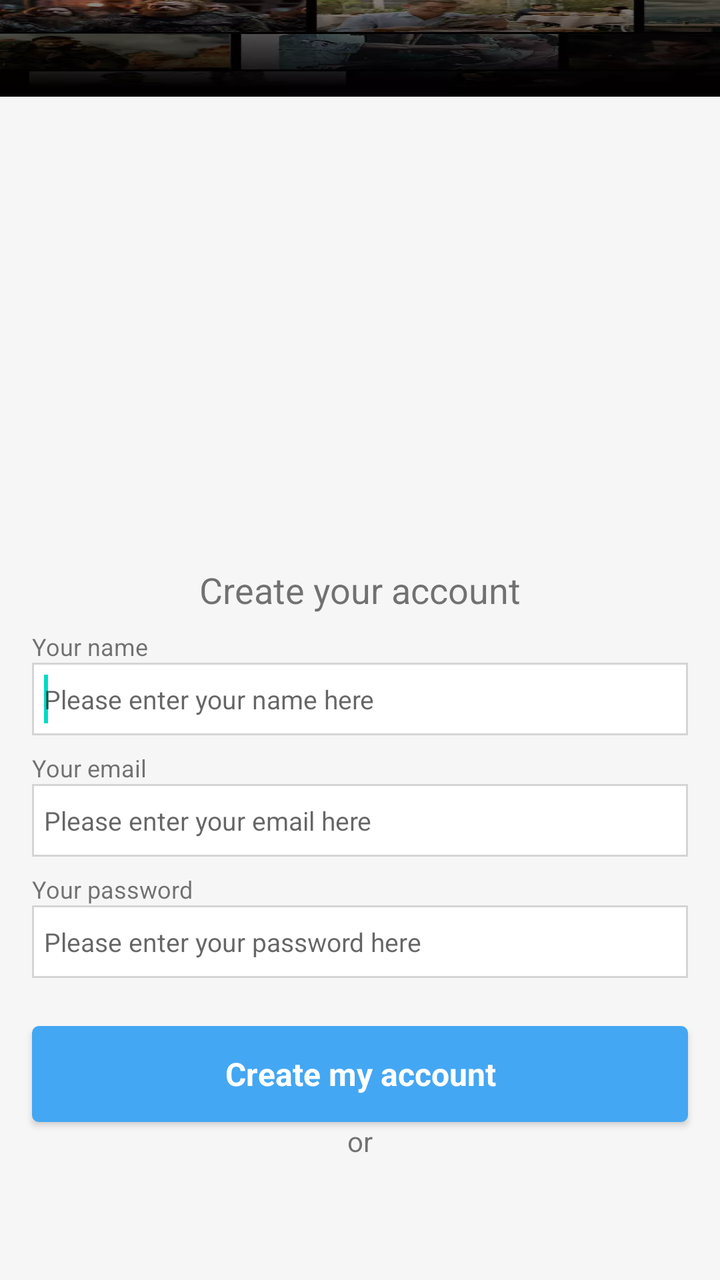
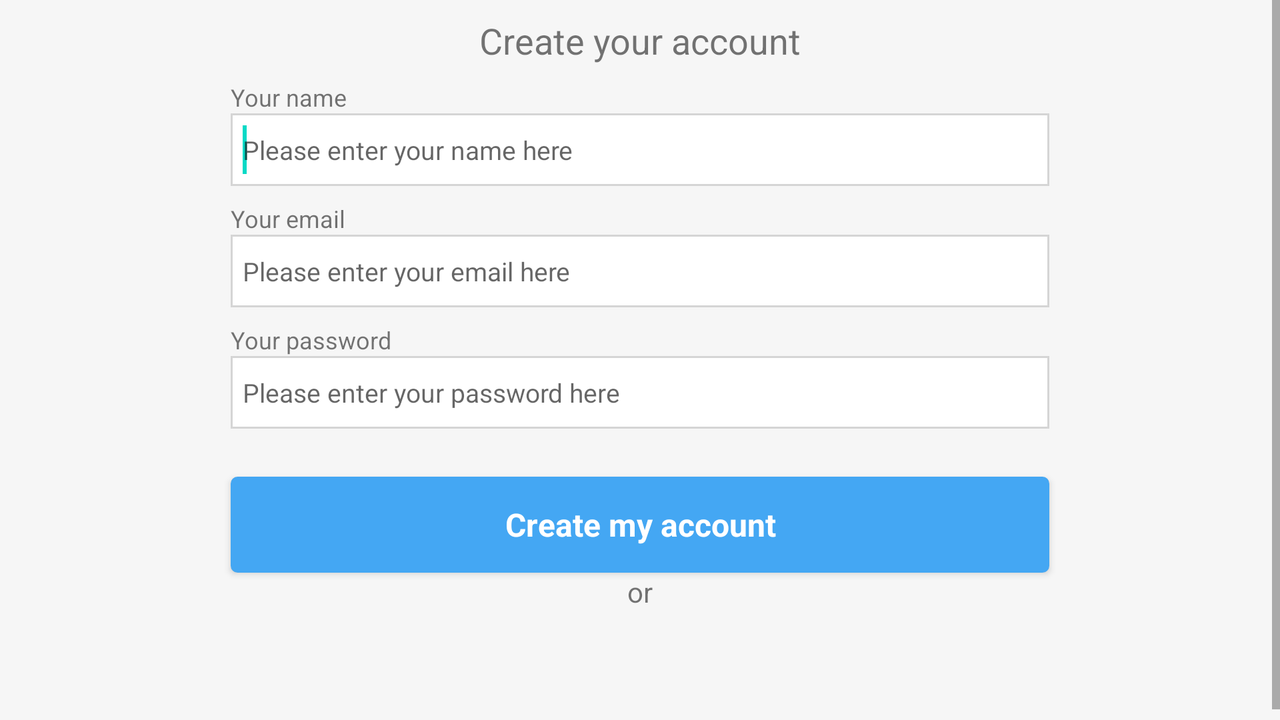

An Android layout and its configuration variant, each rendered on a device that would load it. The default file and the variant file are quoted in full after the pictures.
<!-- AndroidManifest.xml: fallback theme Theme.MaterialComponents.DayNight.NoActionBar -->
<!-- res/layout/info_create_account_layout.xml -->
<?xml version="1.0" encoding="utf-8"?>
<android.support.constraint.ConstraintLayout
    xmlns:android="http://schemas.android.com/apk/res/android"
    xmlns:tools="http://schemas.android.com/tools"
    xmlns:app="http://schemas.android.com/apk/res-auto"
    android:id="@+id/activity_info_create_account"
    android:layout_width="match_parent"
    android:layout_height="match_parent"
    tools:context=".info.InfoCreateAccount"
    android:background="@color/background_grey_info_table">
    
    

    <TextView
        android:text="@string/create_your_account_info"
        android:layout_width="wrap_content"
        android:layout_height="wrap_content"
        android:id="@+id/textView2"
        app:layout_constraintRight_toRightOf="parent"
        app:layout_constraintLeft_toLeftOf="parent"
        android:textSize="18sp"
        app:layout_constraintBottom_toTopOf="@+id/textView12"
        android:layout_marginBottom="8dp"/>

    <EditText
        android:layout_width="0dp"
        android:layout_height="wrap_content"
        android:inputType="textEmailAddress"
        android:hint="@string/create_acc_hint_email"
        android:ems="10"
        android:id="@+id/emailEditTextInfo"
        app:layout_constraintRight_toRightOf="@+id/frame_for_login_fb_button"
        app:layout_constraintLeft_toLeftOf="@+id/frame_for_login_fb_button"
        android:background="@drawable/my_custom_edit_text"
        android:textColor="@color/text_table_dark"
        android:padding="6dp"
        app:layout_constraintBottom_toTopOf="@+id/textView4"
        android:layout_marginBottom="8dp"/>

    
    <FrameLayout
        android:id="@+id/frame_for_login_fb_button"
        android:layout_width="0dp"
        android:layout_height="48dp"
        android:textColor="@color/white"
        app:layout_constraintBottom_toBottomOf="parent"
        app:layout_constraintRight_toRightOf="parent"
        app:layout_constraintLeft_toLeftOf="parent"
        android:layout_marginStart="16dp"
        android:layout_marginEnd="16dp"
        android:layout_marginBottom="12dp"
        android:layout_marginLeft="16dp"
        android:layout_marginRight="16dp"/>

    <TextView
        android:text="@string/or"
        android:layout_width="wrap_content"
        android:layout_height="wrap_content"
        android:id="@+id/textView3"
        app:layout_constraintBottom_toTopOf="@+id/frame_for_login_fb_button"
        app:layout_constraintLeft_toLeftOf="@+id/frame_for_login_fb_button"
        app:layout_constraintRight_toRightOf="@+id/frame_for_login_fb_button"/>

    <Button
        android:text="@string/create_my_account_info"
        style="@style/BlueInfoButtonStyle"
        android:layout_width="0dp"
        android:layout_height="wrap_content"
        android:id="@+id/button_create_info"
        android:gravity="center"
        app:layout_constraintBottom_toTopOf="@+id/textView3"
        app:layout_constraintLeft_toLeftOf="@+id/frame_for_login_fb_button"
        app:layout_constraintRight_toRightOf="@+id/frame_for_login_fb_button"
        android:textColor="@color/white"
        />
    

    <EditText
        android:layout_width="0dp"
        android:layout_height="wrap_content"
        android:inputType="textPassword"
        android:hint="@string/create_acc_hint_password"
        android:ems="10"
        android:id="@+id/editText_passwordInfo"
        app:layout_constraintRight_toRightOf="@+id/frame_for_login_fb_button"
        app:layout_constraintLeft_toLeftOf="@+id/frame_for_login_fb_button"
        android:background="@drawable/my_custom_edit_text"
        android:textColor="@color/text_table_dark"
        android:padding="6dp"
        app:layout_constraintBottom_toTopOf="@+id/button_create_info"
        android:layout_marginBottom="24dp"/>

    <TextView
        android:text="@string/create_acc_text_field_password"
        android:layout_width="wrap_content"
        android:layout_height="wrap_content"
        android:id="@+id/textView4"
        app:layout_constraintBottom_toTopOf="@+id/editText_passwordInfo"
        app:layout_constraintLeft_toLeftOf="@+id/editText_passwordInfo"
        android:textSize="12sp"/>

    <TextView
        android:text="@string/create_acc_text_field_email"
        android:layout_width="wrap_content"
        android:layout_height="wrap_content"
        android:id="@+id/textView5"
        android:textSize="12sp"
        app:layout_constraintBottom_toTopOf="@+id/emailEditTextInfo"
        app:layout_constraintLeft_toLeftOf="@+id/emailEditTextInfo"
        />

    <EditText
        android:layout_width="0dp"
        android:layout_height="wrap_content"

        android:hint="@string/create_acc_hint_name"
        android:ems="10"
        android:id="@+id/editTextName"
        android:background="@drawable/my_custom_edit_text"
        android:textColor="@color/text_table_dark"
        android:padding="6dp"
        app:layout_constraintRight_toRightOf="@+id/frame_for_login_fb_button"
        app:layout_constraintLeft_toLeftOf="@+id/frame_for_login_fb_button"
        app:layout_constraintBottom_toTopOf="@+id/textView5"
        android:layout_marginBottom="8dp"

        android:inputType="textCapWords">
        <requestFocus/>
    </EditText>
    

    <TextView
        android:text="@string/create_acc_text_field_name"
        android:layout_width="wrap_content"
        android:layout_height="wrap_content"
        android:id="@+id/textView12"
        app:layout_constraintLeft_toLeftOf="@+id/editTextName"
        app:layout_constraintBottom_toTopOf="@+id/editTextName"
        android:textSize="12sp"/>

    <FrameLayout
        android:layout_width="0dp"
        android:layout_height="0dp"
        app:layout_constraintTop_toTopOf="parent"
        app:layout_constraintLeft_toLeftOf="parent"
        app:layout_constraintRight_toRightOf="parent"

        android:id="@+id/frameLayout2"
        app:layout_constraintBottom_toTopOf="@+id/textView2"
        android:layout_marginBottom="16dp">
        
        <include layout="@layout/info_header_logo_with_text_2"/>
        
        

    </FrameLayout>
</android.support.constraint.ConstraintLayout>
<!-- res/layout/info_header_logo_with_text_2.xml (included above) -->
<?xml version="1.0" encoding="utf-8"?>
<android.support.constraint.ConstraintLayout xmlns:android="http://schemas.android.com/apk/res/android"
                                             xmlns:app="http://schemas.android.com/apk/res-auto"
                                             xmlns:tools="http://schemas.android.com/tools"
                                             android:orientation="vertical"
                                             android:layout_width="match_parent"
                                             android:layout_height="wrap_content"
                                             android:fitsSystemWindows="true"
                                             app:layout_collapseMode="pin"
                                             android:layout_marginBottom="16dp"
                                             android:id="@+id/infoHeaderWithLogoLayout"
                                             android:background="@drawable/header_short_1">
    
    

    <ImageView
        android:layout_width="0dp"
        android:layout_height="wrap_content"
        android:id="@+id/imageViewLogo"
        android:src="@drawable/logo_white"
        android:paddingEnd="12dp"
        android:paddingLeft="12dp"
        android:paddingRight="12dp"
        android:paddingStart="12dp"
        android:layout_marginTop="0dp"
        app:layout_constraintTop_toTopOf="parent"
        android:layout_marginEnd="65dp"
        app:layout_constraintRight_toRightOf="parent"
        android:layout_marginRight="65dp"
        android:layout_marginStart="65dp"
        app:layout_constraintLeft_toLeftOf="parent"
        android:layout_marginLeft="65dp"
        app:layout_constraintHorizontal_bias="0.0"
        />


    <TextView
        android:layout_width="0dp"
        android:layout_height="wrap_content"
        android:id="@+id/textViewHead"
        android:textColor="@color/white"
        android:paddingEnd="4dp"
        android:paddingLeft="4dp"
        android:paddingRight="4dp"
        android:paddingStart="4dp"
        android:gravity="center_horizontal"
        android:textSize="18sp"
        android:paddingBottom="8dp"
        android:layout_marginStart="16dp"
        app:layout_constraintLeft_toLeftOf="parent"
        android:layout_marginLeft="8dp"
        android:layout_marginEnd="16dp"
        app:layout_constraintRight_toRightOf="parent"
        android:layout_marginRight="8dp"
        app:layout_constraintHorizontal_bias="0.0"
        app:layout_constraintBottom_toBottomOf="parent"
        android:layout_marginBottom="0dp"
        android:layout_marginTop="16dp"
        app:layout_constraintTop_toBottomOf="@+id/imageViewLogo"/>

    

</android.support.constraint.ConstraintLayout>
<!-- resources referenced by this layout -->
<resources>
  <color name="background_grey_info_table">#F6F6F6</color>
  <color name="text_table_dark">#202e44</color>
  <color name="white">#ffffff</color>
  <!-- drawable header_short_1: webp bitmap (drawable, 15194 bytes) -->
  <!-- drawable my_custom_edit_text (drawable) -->
  <?xml version="1.0" encoding="utf-8"?>
  <shape xmlns:android="http://schemas.android.com/apk/res/android"
         android:shape="rectangle" android:thickness="0dp">
      
          
          
          
          
  
      <solid android:color="@color/white"/>
  
      <stroke android:color="@color/controls_stroke"
              android:width="1dp"/>
  </shape>
  <string name="create_acc_hint_email"><font size="13">Please enter your email here</font></string>
  <string name="create_acc_hint_name"><font size="13">Please enter your name here</font></string>
  <string name="create_acc_hint_password"><font size="13">Please enter your password here</font></string>
  <string name="create_acc_text_field_email">Your email</string>
  <string name="create_acc_text_field_name">Your name</string>
  <string name="create_acc_text_field_password">Your password</string>
  <string name="create_my_account_info">Create my account</string>
  <string name="create_your_account_info">Create your account</string>
  <string name="or">or</string>
  <style name="BlueInfoButtonStyle" parent="@style/Button">
          <item name="android:background">@drawable/blue_info_button_selector</item>
      </style>
  <color name="controls_stroke">#D5D5D5</color>
  <style name="Button" parent="@android:style/Widget.Button">
          <item name="android:layout_height">wrap_content</item>
          <item name="android:paddingTop">8dp</item>
          <item name="android:paddingBottom">8dp</item>
          <item name="android:textSize">16sp</item>
          <item name="android:textColor">@color/white</item>
          <item name="android:textStyle">bold</item>
      </style>
  <!-- drawable blue_info_button_selector (drawable) -->
  <?xml version="1.0" encoding="utf-8"?>
  <selector xmlns:android="http://schemas.android.com/apk/res/android">
      <item android:state_pressed="true"
          android:drawable="@drawable/blue_info_button_pressed" /> 
      <item android:state_long_pressable="true"
          android:drawable="@drawable/blue_info_button_pressed" /> 
      <item android:state_focused="true"
          android:drawable="@drawable/blue_info_button_pressed" /> 
      <item android:drawable="@drawable/blue_info_button" /> 
  </selector>
  <!-- drawable blue_info_button_pressed (drawable) -->
  <?xml version="1.0" encoding="utf-8"?>
  <shape xmlns:android="http://schemas.android.com/apk/res/android"
      android:shape="rectangle" >
      <corners
          android:bottomRightRadius="3dp"
          android:bottomLeftRadius="3dp"
          android:topLeftRadius="3dp"
          android:topRightRadius="3dp"/>
      <solid android:color="@color/blue_info_button_pressed"/>
      <stroke android:color="@color/blue_info_button_pressed"
          android:width="2dp"/>
  
  </shape>
  <!-- drawable blue_info_button (drawable) -->
  <?xml version="1.0" encoding="utf-8"?>
  <shape xmlns:android="http://schemas.android.com/apk/res/android"
      android:shape="rectangle" >
      <corners
          android:bottomRightRadius="3dp"
          android:bottomLeftRadius="3dp"
          android:topLeftRadius="3dp"
          android:topRightRadius="3dp"/>
      <solid android:color="@color/blue_info_button"/>
      <stroke android:color="@color/blue_info_button"
          android:width="1dp"/>
  </shape>
  <color name="blue_info_button_pressed">#2a87ce</color>
  <color name="blue_info_button">#44a7f3</color>
</resources>
<!-- res/layout-land/info_create_account_layout.xml (the author's variant of the layout above) -->
<!-- drawn on the phone turned sideways -->
<?xml version="1.0" encoding="utf-8"?>
<ScrollView
    xmlns:tools="http://schemas.android.com/tools"
    android:layout_width="match_parent"
    android:layout_height="match_parent"
    android:fillViewport="true"
    xmlns:android="http://schemas.android.com/apk/res/android"
    >
<android.support.constraint.ConstraintLayout

    xmlns:tools="http://schemas.android.com/tools"
    xmlns:app="http://schemas.android.com/apk/res-auto"
    android:id="@+id/activity_info_create_account"
    android:layout_width="match_parent"
    android:layout_height="530dp"
    tools:context=".info.InfoCreateAccount"
    android:background="@color/background_grey_info_table"
    >
    
    

    <TextView
        android:text="@string/create_your_account_info"
        android:layout_width="wrap_content"
        android:layout_height="wrap_content"
        android:id="@+id/textView2"
        app:layout_constraintRight_toRightOf="parent"
        app:layout_constraintLeft_toLeftOf="parent"
        android:textSize="18sp"
        app:layout_constraintBottom_toTopOf="@+id/textView12"
        android:layout_marginBottom="8dp"/>

    <EditText
        android:layout_width="0dp"
        android:layout_height="wrap_content"
        android:inputType="textEmailAddress"
        android:hint="@string/create_acc_hint_email"
        android:ems="10"
        android:id="@+id/emailEditTextInfo"
        app:layout_constraintRight_toRightOf="@+id/frame_for_login_fb_button"
        app:layout_constraintLeft_toLeftOf="@+id/frame_for_login_fb_button"
        android:background="@drawable/my_custom_edit_text"
        android:textColor="@color/text_table_dark"
        android:padding="6dp"
        app:layout_constraintBottom_toTopOf="@+id/textView4"
        android:layout_marginBottom="8dp"/>

    
    <FrameLayout
        android:id="@+id/frame_for_login_fb_button"
        android:layout_width="0dp"
        android:layout_height="48dp"
        android:textColor="@color/white"
        app:layout_constraintBottom_toBottomOf="parent"
        android:layout_marginBottom="12dp"
        app:layout_constraintLeft_toLeftOf="@+id/guideline45"
        app:layout_constraintRight_toLeftOf="@+id/guideline46"/>

    <TextView
        android:text="@string/or"
        android:layout_width="wrap_content"
        android:layout_height="wrap_content"
        android:id="@+id/textView3"
        app:layout_constraintBottom_toTopOf="@+id/frame_for_login_fb_button"
        app:layout_constraintLeft_toLeftOf="@+id/frame_for_login_fb_button"
        app:layout_constraintRight_toRightOf="@+id/frame_for_login_fb_button"/>

    <Button
        android:text="@string/create_my_account_info"
        style="@style/BlueInfoButtonStyle"
        android:layout_width="0dp"
        android:layout_height="wrap_content"
        android:id="@+id/button_create_info"
        android:gravity="center"
        app:layout_constraintBottom_toTopOf="@+id/textView3"
        app:layout_constraintLeft_toLeftOf="@+id/frame_for_login_fb_button"
        app:layout_constraintRight_toRightOf="@+id/frame_for_login_fb_button"
        android:textColor="@color/white"
        />
    

    <EditText
        android:layout_width="0dp"
        android:layout_height="wrap_content"
        android:inputType="textPassword"
        android:hint="@string/create_acc_hint_password"
        android:ems="10"
        android:id="@+id/editText_passwordInfo"
        app:layout_constraintRight_toRightOf="@+id/frame_for_login_fb_button"
        app:layout_constraintLeft_toLeftOf="@+id/frame_for_login_fb_button"
        android:background="@drawable/my_custom_edit_text"
        android:textColor="@color/text_table_dark"
        android:padding="6dp"
        app:layout_constraintBottom_toTopOf="@+id/button_create_info"
        android:layout_marginBottom="24dp"/>

    <TextView
        android:text="@string/create_acc_text_field_password"
        android:layout_width="wrap_content"
        android:layout_height="wrap_content"
        android:id="@+id/textView4"
        app:layout_constraintBottom_toTopOf="@+id/editText_passwordInfo"
        app:layout_constraintLeft_toLeftOf="@+id/editText_passwordInfo"
        android:textSize="12sp"/>

    <TextView
        android:text="@string/create_acc_text_field_email"
        android:layout_width="wrap_content"
        android:layout_height="wrap_content"
        android:id="@+id/textView5"
        android:textSize="12sp"
        app:layout_constraintBottom_toTopOf="@+id/emailEditTextInfo"
        app:layout_constraintLeft_toLeftOf="@+id/emailEditTextInfo"
        />

    <EditText
        android:layout_width="0dp"
        android:layout_height="wrap_content"

        android:hint="@string/create_acc_hint_name"
        android:ems="10"
        android:id="@+id/editTextName"
        android:background="@drawable/my_custom_edit_text"
        android:textColor="@color/text_table_dark"
        android:padding="6dp"
        app:layout_constraintRight_toRightOf="@+id/frame_for_login_fb_button"
        app:layout_constraintLeft_toLeftOf="@+id/frame_for_login_fb_button"
        app:layout_constraintBottom_toTopOf="@+id/textView5"
        android:layout_marginBottom="8dp"

        android:inputType="textCapWords">
        <requestFocus/>
    </EditText>
    

    <TextView
        android:text="@string/create_acc_text_field_name"
        android:layout_width="wrap_content"
        android:layout_height="wrap_content"
        android:id="@+id/textView12"
        app:layout_constraintLeft_toLeftOf="@+id/editTextName"
        app:layout_constraintBottom_toTopOf="@+id/editTextName"
        android:textSize="12sp"/>

    <FrameLayout
        android:layout_width="0dp"
        android:layout_height="0dp"
        app:layout_constraintTop_toTopOf="parent"
        app:layout_constraintRight_toLeftOf="@+id/guideline46"
        android:id="@+id/frameLayout2"
        app:layout_constraintBottom_toTopOf="@+id/textView2"
        android:layout_marginBottom="8dp"
        app:layout_constraintLeft_toLeftOf="@+id/guideline45"
        >
        
        <include layout="@layout/info_header_logo_with_text_2"/>
        
        

    </FrameLayout>

    <android.support.constraint.Guideline
        android:layout_width="wrap_content"
        android:layout_height="wrap_content"
        android:id="@+id/guideline45"
        app:layout_constraintGuide_percent="0.18"
        android:orientation="vertical"
        tools:layout_editor_absoluteY="0dp"
        tools:layout_editor_absoluteX="107dp"/>

    <android.support.constraint.Guideline
        android:layout_width="wrap_content"
        android:layout_height="wrap_content"
        android:id="@+id/guideline46"
        app:layout_constraintGuide_percent="0.82"
        android:orientation="vertical"
        tools:layout_editor_absoluteY="0dp"
        tools:layout_editor_absoluteX="485dp"/>
</android.support.constraint.ConstraintLayout>

</ScrollView>
